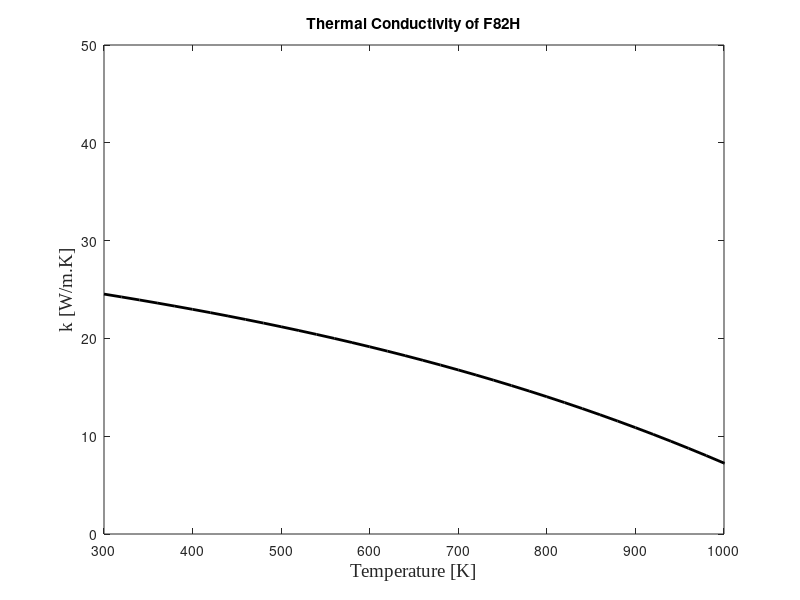

Write MATLAB code to recreate this figure. (Note: this script raises an error after producing the figure.)

fsize=14;
T=300:20:6000;
n=size(T,2)
k=zeros(n,1);

F82H_k=@(T) 28.384-0.011777*T-1.0632e-6*T^2-8.2935e-9*T^3;

for i=1:n
k(i)=F82H_k(T(i));
end

figure( 'Name', 'W Thermal Conductivity' );
plot(T,k,'k','LineWidth',2)
xlabel('Temperature [K]','FontName','Times New Roman','FontSize',fsize)
ylabel('k [W/m.K]','FontSize',fsize,'FontName', 'Times New Roman')
xlim([300 1000])
ylim([0 50])
title('Thermal Conductivity of F82H')
ax = gca;
ax.FontSize = fsize; 
hold off